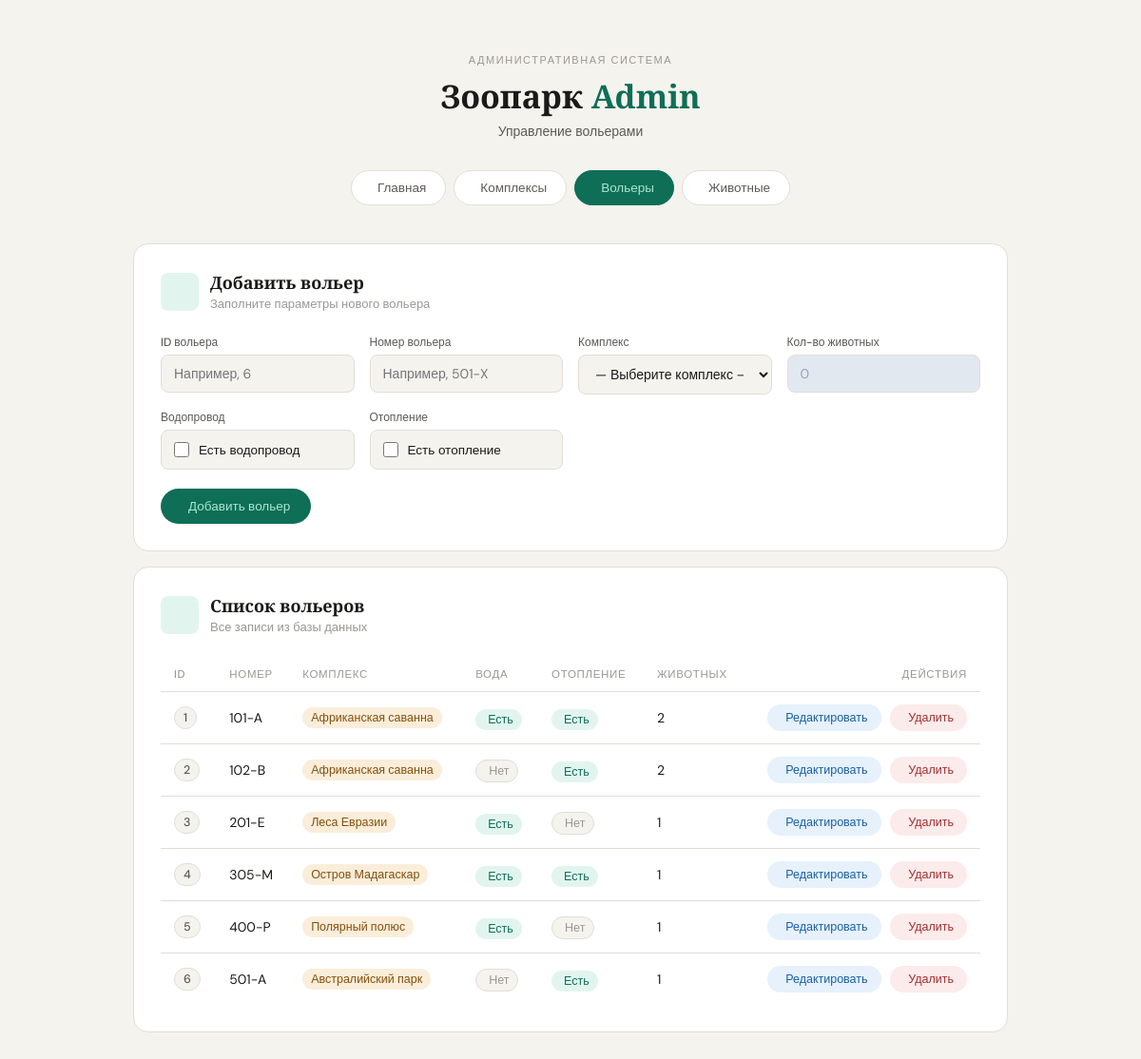
The page /rooms.php on the database its author committed.
### tables this page shows
CREATE TABLE `rooms` (
  `id_room` int(11) NOT NULL,
  `room_number` varchar(45) NOT NULL,
  `has_water` tinyint(1) NOT NULL,
  `has_heating` tinyint(1) NOT NULL,
  `id_complexes` int(11) NOT NULL,
  `total_animals` int(11) NOT NULL
);

CREATE TABLE `complexes` (
  `id_complexes` int(11) NOT NULL,
  `complex_name` varchar(45) NOT NULL
);

### rooms.php (the view, shortened to what this page needs)
<?php
require_once 'login.php';
try {
    $pdo = new PDO($attr, $user, $pass, $opts);
    $edit_row = null;
    $complexes_res = $pdo->query("SELECT * FROM complexes ORDER BY complex_name");
    $complexes = $complexes_res->fetchAll();
    $query = "SELECT r.*, c.complex_name
              FROM rooms r
              LEFT JOIN complexes c ON r.id_complexes = c.id_complexes
              ORDER BY r.id_room ASC";
    $result = $pdo->query($query);
} catch (PDOException $e) {
    die("Ошибка СУБД: " . $e->getMessage());
}
?>
<!DOCTYPE html>
<html lang="ru">
<head>
    <link rel="stylesheet" href="https://cdn.jsdelivr.net/npm/@tabler/icons-webfont@latest/dist/tabler-icons.min.css">
</head>
<body>
<header class="site-header">
    <div class="eyebrow">Административная система</div>
    <h1 class="site-title">Зоопарк <em>Admin</em></h1>
    <p class="site-sub">Управление вольерами</p>
</header>
<nav>
    <a href="index.php"     class="nav-btn"><i class="ti ti-layout-dashboard"></i> Главная</a>
    <a href="complexes.php" class="nav-btn"><i class="ti ti-building-estate"></i> Комплексы</a>
    <a href="rooms.php"     class="nav-btn active"><i class="ti ti-door"></i> Вольеры</a>
    <a href="animals.php"   class="nav-btn"><i class="ti ti-paw"></i> Животные</a>
</nav>
<main class="content">
    <?php if ($edit_row): ?>
    <div class="card card-edit">
        <div class="card-header">
            <div class="card-icon icon-blue"><i class="ti ti-edit"></i></div>
            <div>
                <div class="card-title">Редактировать вольер</div>
                <div class="card-subtitle">ID: <?= htmlspecialchars($edit_row['id_room']) ?></div>
            </div>
        </div>
        <form method="POST" action="rooms.php">
            <input type="hidden" name="edit_id" value="<?= htmlspecialchars($edit_row['id_room']) ?>">
            <div class="form-grid">
                <div class="field-group">
                    <label class="field-label">Номер вольера</label>
                    <input class="field-input blue" type="text" name="room_number"
                           value="<?= htmlspecialchars($edit_row['room_number']) ?>" required>
                </div>
                <div class="field-group">
                    <label class="field-label">Комплекс</label>
                    <select class="field-input blue" name="id_complexes" required>
                        <?php foreach ($complexes as $c): ?>
                            <option value="<?= $c['id_complexes'] ?>" <?= $c['id_complexes'] == $edit_row['id_complexes'] ? 'selected' : '' ?>>
                                <?= htmlspecialchars($c['complex_name']) ?>
                            </option>
                        <?php endforeach; ?>
                    </select>
                </div>
                <div class="field-group">
<label class="field-label">Кол-во животных</label>
<input class="field-input blue" type="text" value="<?= htmlspecialchars($edit_row['total_animals']) ?>" disabled style="background-color: #e2e8f0; color: #94a3b8; cursor: not-allowed;">
<input type="hidden" name="total_animals" value="<?= htmlspecialchars($edit_row['total_animals']) ?>">
</div>
                <div class="toggle-group">
                    <span class="toggle-label-top">Водопровод</span>
                    <label class="toggle-row">
                        <input type="checkbox" name="has_water" value="1" <?= $edit_row['has_water'] ? 'checked' : '' ?>>
                        <span>Есть водопровод</span>
                    </label>
                </div>
                <div class="toggle-group">
                    <span class="toggle-label-top">Отопление</span>
                    <label class="toggle-row">
                        <input type="checkbox" name="has_heating" value="1" <?= $edit_row['has_heating'] ? 'checked' : '' ?>>
                        <span>Есть отопление</span>
                    </label>
                </div>
            </div>
            <div class="form-actions">
                <button type="submit" name="edit_room" class="btn-submit btn-submit-blue">
                    <i class="ti ti-device-floppy"></i> Сохранить
                </button>
                <a href="rooms.php" class="btn-cancel">
                    <i class="ti ti-x"></i> Отмена
                </a>
            </div>
        </form>
    </div>
    <?php else: ?>
    <div class="card">
        <div class="card-header">
            <div class="card-icon icon-green"><i class="ti ti-plus"></i></div>
            <div>
                <div class="card-title">Добавить вольер</div>
                <div class="card-subtitle">Заполните параметры нового вольера</div>
            </div>
        </div>
        <form method="POST" action="rooms.php">
            <div class="form-grid">
                <div class="field-group">
                    <label class="field-label">ID вольера</label>
                    <input class="field-input" type="number" name="custom_id" placeholder="Например, 6" min="1" required>
                </div>
                <div class="field-group">
                    <label class="field-label">Номер вольера</label>
                    <input class="field-input" type="text" name="room_number" placeholder="Например, 501-X" required>
                </div>
                <div class="field-group">
                    <label class="field-label">Комплекс</label>
                    <select class="field-input" name="id_complexes" required>
                        <option value="">— Выберите комплекс —</option>
                    </select>
                </div>
                <div class="field-group">
<label class="field-label">Кол-во животных</label>
<input class="field-input" type="text" value="0" disabled style="background-color: #e2e8f0; color: #94a3b8; cursor: not-allowed;">
</div>
                <div class="toggle-group">
                    <span class="toggle-label-top">Водопровод</span>
                    <label class="toggle-row">
                        <input type="checkbox" name="has_water" value="1">
                        <span>Есть водопровод</span>
                    </label>
                </div>
                <div class="toggle-group">
                    <span class="toggle-label-top">Отопление</span>
                    <label class="toggle-row">
                        <input type="checkbox" name="has_heating" value="1">
                        <span>Есть отопление</span>
                    </label>
                </div>
            </div>
            <div class="form-actions">
                <button type="submit" name="add_room" class="btn-submit">
                    <i class="ti ti-plus"></i> Добавить вольер
                </button>
            </div>
        </form>
    </div>
    <?php endif; ?>
    <div class="card">
        <div class="card-header">
            <div class="card-icon icon-green"><i class="ti ti-door"></i></div>
            <div>
                <div class="card-title">Список вольеров</div>
                <div class="card-subtitle">Все записи из базы данных</div>
            </div>
        </div>
        <div class="table-wrap">
            <table>
                <thead>
                    <tr>
                        <th>ID</th>
                        <th>Номер</th>
                        <th>Комплекс</th>
                        <th>Вода</th>
                        <th>Отопление</th>
                        <th>Животных</th>
                        <th>Действия</th>
                    </tr>
                </thead>
                <tbody>
                    <?php $has_rows = false; while ($row = $result->fetch()): $has_rows = true; ?>
                        <tr>
                            <td><span class="id-badge"><?= htmlspecialchars($row['id_room']) ?></span></td>
                            <td><?= htmlspecialchars($row['room_number']) ?></td>
                            <td>
                                <span class="complex-tag"><?= htmlspecialchars($row['complex_name'] ?? 'Не указан') ?></span>
                            </td>
                            <td>
                                <?php if ($row['has_water']): ?>
                                    <span class="bool-yes"><i class="ti ti-check"></i> Есть</span>
                                <?php else: ?>
                                    <span class="bool-no"><i class="ti ti-minus"></i> Нет</span>
                                <?php endif; ?>
                            </td>
                            <td>
                                <?php if ($row['has_heating']): ?>
                                    <span class="bool-yes"><i class="ti ti-check"></i> Есть</span>
                                <?php else: ?>
                                    <span class="bool-no"><i class="ti ti-minus"></i> Нет</span>
                                <?php endif; ?>
                            </td>
                            <td><?= htmlspecialchars($row['total_animals']) ?></td>
                            <td>
                                <a href="rooms.php?action=edit&id=<?= $row['id_room'] ?>" class="action-btn btn-edit-row">
                                    <i class="ti ti-edit"></i> Редактировать
                                </a>
                                <a href="rooms.php?delete_id=<?= $row['id_room'] ?>"
                                   class="action-btn btn-delete-row"
                                   onclick="return confirm('Удалить вольер №<?= htmlspecialchars($row['room_number']) ?>?')">
                                    <i class="ti ti-trash"></i> Удалить
                                </a>
                            </td>
                        </tr>
                    <?php endwhile; ?>
                </tbody>
            </table>
        </div>
    </div>
</main>
</body>
</html>

### rows shown on the page
rooms: id_room "1", room_number "101-A", id_complexes.complex_name "Африканская саванна", has_water "Есть", has_heating "Есть", total_animals "2"
rooms: id_room "2", room_number "102-B", id_complexes.complex_name "Африканская саванна", has_water "Нет", has_heating "Есть", total_animals "2"
rooms: id_room "3", room_number "201-E", id_complexes.complex_name "Леса Евразии", has_water "Есть", has_heating "Нет", total_animals "1"
rooms: id_room "4", room_number "305-M", id_complexes.complex_name "Остров Мадагаскар", has_water "Есть", has_heating "Есть", total_animals "1"
rooms: id_room "5", room_number "400-P", id_complexes.complex_name "Полярный полюс", has_water "Есть", has_heating "Нет", total_animals "1"
rooms: id_room "6", room_number "501-A", id_complexes.complex_name "Австралийский парк", has_water "Нет", has_heating "Есть", total_animals "1"
